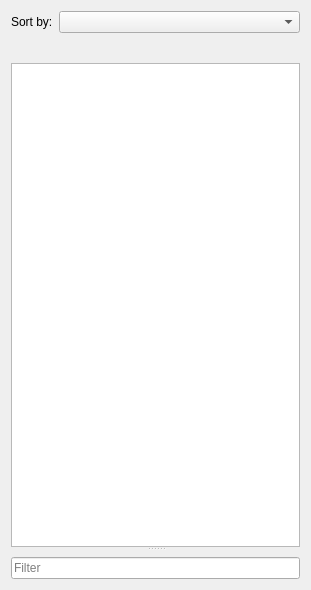
<?xml version="1.0" encoding="UTF-8"?>
<ui version="4.0">
 <class>ContactDock</class>
 <widget class="QWidget" name="ContactDock">
  <property name="geometry">
   <rect>
    <x>0</x>
    <y>0</y>
    <width>311</width>
    <height>590</height>
   </rect>
  </property>
  <property name="windowTitle">
   <string>Dock</string>
  </property>
  <layout class="QGridLayout" name="gridLayout">
   <item row="0" column="0">
    <widget class="QLabel" name="m_pSortByL">
     <property name="sizePolicy">
      <sizepolicy hsizetype="Minimum" vsizetype="Preferred">
       <horstretch>0</horstretch>
       <verstretch>0</verstretch>
      </sizepolicy>
     </property>
     <property name="text">
      <string>Sort by:</string>
     </property>
    </widget>
   </item>
   <item row="0" column="1">
    <widget class="KComboBox" name="m_pSortByCBB">
     <property name="sizePolicy">
      <sizepolicy hsizetype="Expanding" vsizetype="Fixed">
       <horstretch>0</horstretch>
       <verstretch>0</verstretch>
      </sizepolicy>
     </property>
    </widget>
   </item>
   <item row="1" column="0" colspan="2">
    <widget class="QWidget" name="m_pTopWidget" native="true">
     <layout class="QVBoxLayout" name="verticalLayout_2"/>
    </widget>
   </item>
   <item row="2" column="0" colspan="2">
    <widget class="QSplitter" name="splitter">
     <property name="orientation">
      <enum>Qt::Vertical</enum>
     </property>
     <widget class="ContactView" name="m_pView">
      <property name="acceptDrops">
       <bool>true</bool>
      </property>
      <property name="dragEnabled">
       <bool>true</bool>
      </property>
      <property name="dragDropMode">
       <enum>QAbstractItemView::DragDrop</enum>
      </property>
      <property name="verticalScrollMode">
       <enum>QAbstractItemView::ScrollPerPixel</enum>
      </property>
      <property name="horizontalScrollMode">
       <enum>QAbstractItemView::ScrollPerItem</enum>
      </property>
      <property name="indentation">
       <number>25</number>
      </property>
      <property name="rootIsDecorated">
       <bool>false</bool>
      </property>
      <attribute name="headerVisible">
       <bool>true</bool>
      </attribute>
     </widget>
     <widget class="QWidget" name="m_pBottomWidget" native="true">
      <property name="sizePolicy">
       <sizepolicy hsizetype="Minimum" vsizetype="Minimum">
        <horstretch>0</horstretch>
        <verstretch>0</verstretch>
       </sizepolicy>
      </property>
      <layout class="QVBoxLayout" name="verticalLayout_3"/>
     </widget>
    </widget>
   </item>
   <item row="3" column="0" colspan="2">
    <widget class="FilterLineEdit" name="m_pFilterLE">
     <property name="placeholderText">
      <string>Filter</string>
     </property>
     <property name="showClearButton" stdset="0">
      <bool>true</bool>
     </property>
    </widget>
   </item>
  </layout>
 </widget>
 <customwidgets>
  <customwidget>
   <class>KComboBox</class>
   <extends>QComboBox</extends>
   <header>kcombobox.h</header>
  </customwidget>
  <customwidget>
   <class>ContactView</class>
   <extends>QTreeView</extends>
   <header>widgets/contactview.h</header>
  </customwidget>
  <customwidget>
   <class>FilterLineEdit</class>
   <extends>QLineEdit</extends>
   <header>widgets/filterlineedit.h</header>
  </customwidget>
 </customwidgets>
 <resources/>
 <connections/>
</ui>
